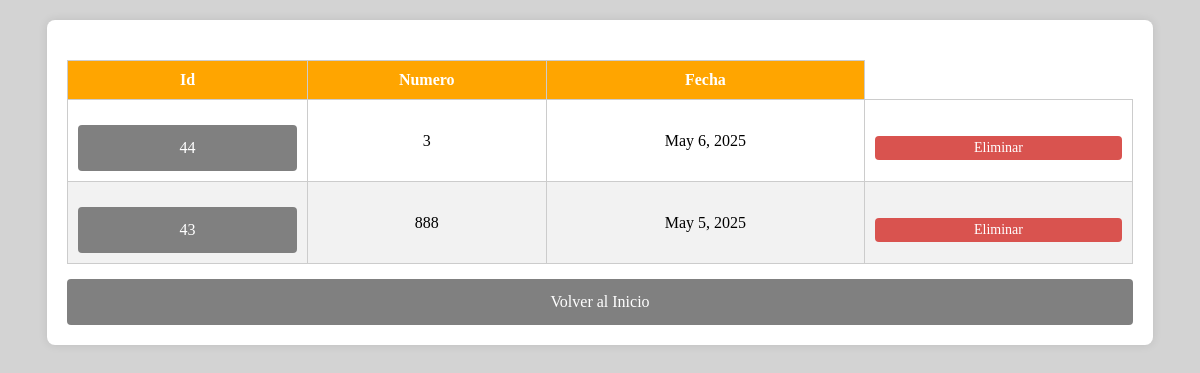
Before: /lista_albaranes/ with the older database file.
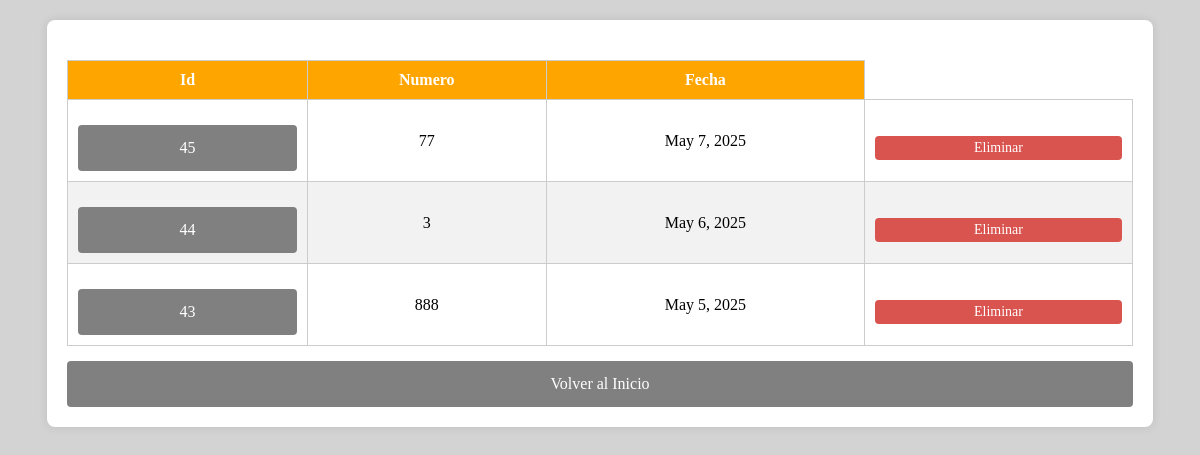
After: the same page with the newer database file.
### pda/models.py (models this page shows, shortened)
class AlbaranDevolucion(models.Model):
    numero=models.IntegerField(verbose_name='Num.Albaran', unique=True)
    fecha=models.DateField(default=timezone.localdate())

### pda/views.py (the view)
# urls.py: path('lista_albaranes/',lista_albaranes_completa, name='listaAlbaranes'),
def lista_albaranes_completa(request):
    listaAlbaranes=AlbaranDevolucion.objects.all().order_by('-fecha')
    albaranesinfo=[]
    for albaran in listaAlbaranes:
        albaraninfo={
        'id':albaran.id,
        'numero': albaran.numero,
        'fecha':albaran.fecha
        }
        albaranesinfo.append(albaraninfo)
    return render (request,'lista_albaranes.html',{
        'albaranesinfo':albaranesinfo
    })

### templates/lista_albaranes.html (shortened to what this page needs)
<!DOCTYPE html>
<html lang="en">
<head>
</head>
<body>
    <div class="container">
        <div class="form-container">
            <table>
                <thead>
                    <tr>
                        <th>Id</th>
                        <th>Numero</th>
                        <th>Fecha</th>
                    </tr>
                </thead>
                <tbody>
                    {% for a in albaranesinfo %}
                    <tr>
                        <td><a href="{% url 'detalle_albaran' a.id %}">{{ a.id }}</a></td>
                             <td>{{ a.numero }}</td>
                             <td>{{ a.fecha }}</td>
                             <td><a href="{% url 'eliminarAlbaran' a.id %}" class="btn-eliminar">Eliminar</a></td>
                    </tr>
                    {% empty %}
                        <tr>
                            <td colspan="1">No hay albaranes para mostrar.</td>
                        </tr>
                    {% endfor %}
                </tbody>
            </table>
            <a href="/paginaInicial/">Volver al Inicio</a>
        </div>
    </div>
</body>
</html>

Changed rows visible on the page:
added AlbaranDevolucion: fecha "May 7, 2025"
Other visible differences:
new list line: "45 77 Eliminar"
